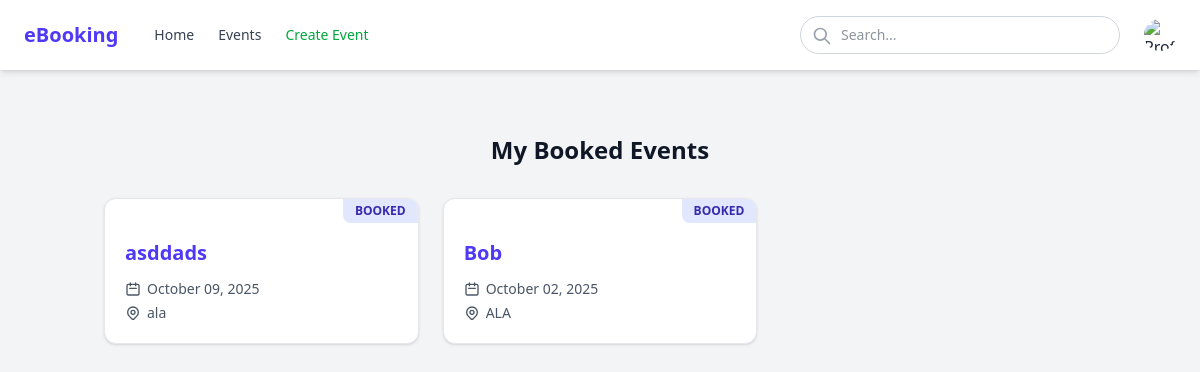
Page /my_bookings (signed in) on the committed database.
### app/models.py (models this page shows, shortened)
class Event(db.Model):
    event_id: so.Mapped[int] = so.mapped_column(primary_key=True)
    title: so.Mapped[str] = so.mapped_column(sa.String(128), index=True, unique=True)
    description: so.Mapped[str] = so.mapped_column(sa.String(256), index=True)
    date: so.Mapped[datetime.date] = so.mapped_column(sa.Date)
    time: so.Mapped[datetime.time] = so.mapped_column(sa.Time, nullable=False)
    location: so.Mapped[str] = so.mapped_column(sa.String(30))
    total_seats: so.Mapped[int] = so.mapped_column()
    seats_left: so.Mapped[int] = so.mapped_column(default=0)
    created_by: so.Mapped[str] = so.mapped_column(sa.String(64))
    bookings: so.Mapped[list["Booking"]] = so.relationship(back_populates="event",
                                                           cascade="all, delete-orphan")

### app/routes.py (the view)
@app.route('/my_bookings')
@login_required
def my_bookings():
    my_events = Event.query.join(Booking).filter(Booking.user_id == current_user.id).all()
    return render_template('my_bookings.html', events=my_events)

### app/models.py (called while the page is built)
@login.user_loader
def load_user(id):
    return db.session.get(User, int(id))

### app/templates/my_bookings.html (shortened to what this page needs)
{% extends 'base.html' %}
{% block content %}
<div class="max-w-6xl mx-auto px-4 py-8">
    <h1 class="text-2xl font-bold text-gray-900 mb-8 text-center">My Booked Events</h1>
    {% if events %}
        <div class="grid grid-cols-1 md:grid-cols-2 lg:grid-cols-3 gap-6">
            {% for event in events %}
            <a href="{{ url_for('event_detail', event_id=event.event_id) }}"
               class="block bg-white rounded-xl shadow-sm hover:shadow-md transition-shadow duration-300 ease-in-out overflow-hidden border border-gray-200 relative">
                <div class="absolute top-0 right-0 bg-indigo-100 text-indigo-800 text-xs font-bold px-3 py-1 rounded-bl-lg">
                    BOOKED
                </div>
                <div class="p-5 pt-10">
                    <h2 class="text-xl font-semibold text-indigo-600 hover:text-indigo-800 transition-colors duration-200 mb-2 line-clamp-1">
                        {{ event.title }}
                    </h2>
                    <div class="flex items-center text-gray-600 text-sm mt-3">
                        <svg xmlns="http://www.w3.org/2000/svg" class="h-4 w-4 mr-1.5 flex-shrink-0" fill="none" viewBox="0 0 24 24" stroke="currentColor">
                            <path stroke-linecap="round" stroke-linejoin="round" stroke-width="2" d="M8 7V3m8 4V3m-9 8h10M5 21h14a2 2 0 002-2V7a2 2 0 00-2-2H5a2 2 0 00-2 2v12a2 2 0 002 2z" />
                        </svg>
                        <span>{{ event.date.strftime('%B %d, %Y') if event.date else 'Date TBD' }}</span>
                    </div>
                    <div class="flex items-center text-gray-600 text-sm mt-1">
                        <span class="truncate">{{ event.location or 'Location TBD' }}</span>
                    </div>
                </div>
            </a>
            {% endfor %}
        </div>
    {% endif %}
</div>
{% endblock %}

### rows in the picture
Event: title "asddads", date "October 09, 2025", location "ala"
Event: title "Bob", date "October 02, 2025", location "ALA"
